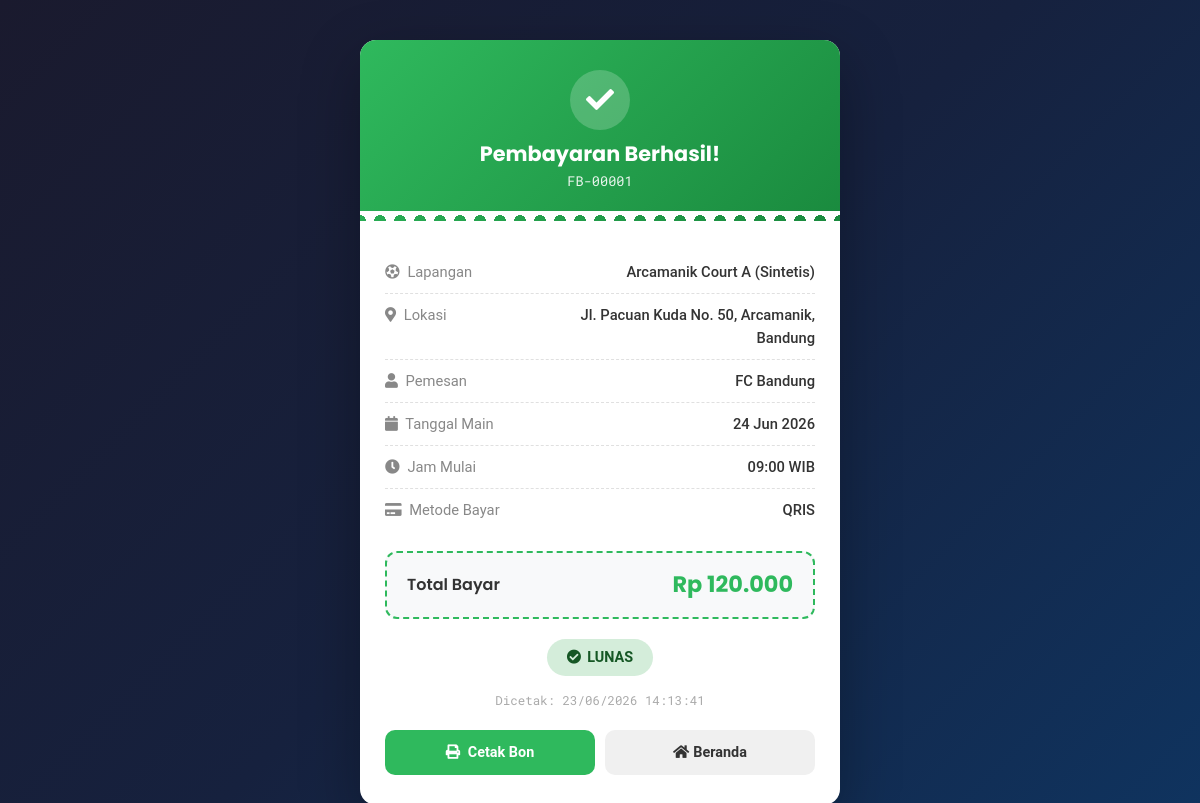
The page /bon.php?pesanan_id=1 on the database its author committed.
### tables this page shows
CREATE TABLE `pesanan` (
  `id` int(11) NOT NULL AUTO_INCREMENT,
  `lapangan_id` int(11) NOT NULL,
  `nama_pemesan` varchar(100) NOT NULL,
  `tanggal_booking` date NOT NULL,
  `jam_mulai` time NOT NULL,
  `status_pembayaran` varchar(50) NOT NULL DEFAULT 'Menunggu Konfirmasi',
  `status_dana` varchar(50) NOT NULL DEFAULT 'Ditahan',
  PRIMARY KEY (`id`),
  KEY `lapangan_id` (`lapangan_id`),
  CONSTRAINT `fk_pesanan_lapangan` FOREIGN KEY (`lapangan_id`) REFERENCES `lapangan` (`id`) ON DELETE CASCADE
);

CREATE TABLE `lapangan` (
  `id` int(11) NOT NULL AUTO_INCREMENT,
  `id_mitra` int(11) NOT NULL,
  `nama_lapangan` varchar(100) NOT NULL,
  `lokasi` text NOT NULL,
  `harga_per_jam` int(11) NOT NULL,
  `gambar` varchar(255) NOT NULL,
  PRIMARY KEY (`id`),
  KEY `id_mitra` (`id_mitra`),
  CONSTRAINT `fk_lapangan_mitra` FOREIGN KEY (`id_mitra`) REFERENCES `mitra` (`id`) ON DELETE CASCADE
);

### bon.php (the view, shortened to what this page needs)
<?php
include 'db.php';
$pesanan_id = intval($_GET['pesanan_id']);
$query = $conn->query("SELECT p.*, l.nama_lapangan, l.lokasi, l.harga_per_jam
                        FROM pesanan p
                        JOIN lapangan l ON p.lapangan_id = l.id
                        WHERE p.id = $pesanan_id");
$data = $query->fetch_assoc();
$no_bon = 'FB-' . str_pad($data['id'], 5, '0', STR_PAD_LEFT);
$tanggal_cetak = date('d/m/Y H:i:s');
$status = $data['status_pembayaran'];
if ($status == 'Lunas') {
    $header_bg = 'linear-gradient(135deg, #2FB95D 0%, #1a8a3e 100%)';
    $icon = '<i class="fas fa-check"></i>';
    $title = 'Pembayaran Berhasil!';
    $badge_bg = '#d4edda';
    $badge_color = '#155724';
    $badge_text = '<i class="fas fa-check-circle"></i> LUNAS';
}
?>
<!DOCTYPE html>
<html lang="id">
<head>
    <link href="https://cdnjs.cloudflare.com/ajax/libs/font-awesome/5.10.0/css/all.min.css" rel="stylesheet">
    <link href="https://cdn.jsdelivr.net/npm/bootstrap@5.3.0/dist/css/bootstrap.min.css" rel="stylesheet">
</head>
<body>
    <div class="bon-container">
        <div class="bon-card">
            <div class="bon-header" style="background: <?php echo $header_bg; ?>;">
                <div class="check-icon">
                    <?php echo $icon; ?>
                </div>
                <h4><?php echo $title; ?></h4>
                <div class="bon-number"><?php echo $no_bon; ?></div>
            </div>
            <div class="bon-body">
                <div class="bon-row">
                    <span class="label"><i class="fa fa-futbol me-1"></i> Lapangan</span>
                    <span class="value"><?php echo htmlspecialchars($data['nama_lapangan']); ?></span>
                </div>
                <div class="bon-row">
                    <span class="label"><i class="fa fa-map-marker-alt me-1"></i> Lokasi</span>
                    <span class="value"><?php echo htmlspecialchars($data['lokasi']); ?></span>
                </div>
                <div class="bon-row">
                    <span class="label"><i class="fa fa-user me-1"></i> Pemesan</span>
                    <span class="value"><?php echo htmlspecialchars($data['nama_pemesan']); ?></span>
                </div>
                <div class="bon-row">
                    <span class="label"><i class="fa fa-calendar me-1"></i> Tanggal Main</span>
                    <span class="value"><?php echo date('d M Y', strtotime($data['tanggal_booking'])); ?></span>
                </div>
                <div class="bon-row">
                    <span class="label"><i class="fa fa-clock me-1"></i> Jam Mulai</span>
                    <span class="value"><?php echo substr($data['jam_mulai'], 0, 5) . ' WIB'; ?></span>
                </div>
                <div class="bon-row">
                    <span class="label"><i class="fa fa-credit-card me-1"></i> Metode Bayar</span>
                    <span class="value">QRIS</span>
                </div>
            </div>
            <div class="bon-total">
                <span class="label">Total Bayar</span>
                <span class="amount">Rp <?php echo number_format($data['harga_per_jam'], 0, ',', '.'); ?></span>
            </div>
            <div class="bon-footer">
                <div class="status-badge" style="background: <?php echo $badge_bg; ?>; color: <?php echo $badge_color; ?>;">
                    <?php echo $badge_text; ?>
                </div>
                <div class="timestamp">Dicetak: <?php echo $tanggal_cetak; ?></div>
                <div class="btn-actions">
                    <?php if($status == 'Lunas'): ?>
                        <button onclick="window.print()" class="btn btn-print">
                            <i class="fa fa-print me-1"></i> Cetak Bon
                        </button>
                    <?php else: ?>
                        <a href="bon.php?pesanan_id=<?php echo $pesanan_id; ?>" class="btn btn-pending d-flex align-items-center justify-content-center">
                            <i class="fas fa-sync-alt me-1"></i> Refresh Status
                        </a>
                    <?php endif; ?>
                    <a href="index.php" class="btn btn-home">
                        <i class="fa fa-home me-1"></i> Beranda
                    </a>
                </div>
            </div>
        </div>
    </div>
</body>
</html>

### bon.php (style rules this page uses)
body { background: linear-gradient(135deg, #1a1a2e 0%, #16213e 50%, #0f3460 100%); min-height: 100vh; display: flex; align-items: center; justify-content: center; font-family: 'Roboto', sans-serif; padding: 40px 15px; }
.bon-container { max-width: 480px; width: 100%; }
.bon-card { background: #ffffff; border-radius: 16px; overflow: hidden; box-shadow: 0 20px 60px rgba(0, 0, 0, 0.3); position: relative; }
.bon-header { color: white; padding: 30px 25px; text-align: center; position: relative; }
.bon-header::after { content: ''; position: absolute; bottom: -10px; left: 0; right: 0; height: 20px; background: radial-gradient(circle, transparent 6px, #ffffff 6px); background-size: 20px 20px; background-position: 10px 0; }
.bon-header .check-icon { width: 60px; height: 60px; border-radius: 50%; background: rgba(255,255,255,0.2); display: flex; align-items: center; justify-content: center; margin: 0 auto 12px; font-size: 28px; animation: popIn 0.5s ease-out; }
.bon-header h4 { font-family: 'Poppins', sans-serif; font-weight: 700; margin: 0; font-size: 1.3rem; }
.bon-header .bon-number { font-family: 'Roboto Mono', monospace; font-size: 0.85rem; opacity: 0.9; margin-top: 4px; }
.bon-body { padding: 30px 25px 20px; }
.bon-row { display: flex; justify-content: space-between; padding: 10px 0; border-bottom: 1px dashed #e0e0e0; font-size: 0.92rem; }
.bon-row:last-child { border-bottom: none; }
.bon-row .label { color: #888; font-weight: 400; }
.bon-row .value { color: #333; font-weight: 500; text-align: right; max-width: 60%; }
.bon-total { background: #f8f9fa; margin: 0 25px; padding: 15px 20px; border-radius: 12px; display: flex; justify-content: space-between; align-items: center; border: 2px dashed #2FB95D; }
.bon-total .label { font-family: 'Poppins', sans-serif; font-weight: 600; color: #333; font-size: 1rem; }
.bon-total .amount { font-family: 'Poppins', sans-serif; font-weight: 700; color: #2FB95D; font-size: 1.4rem; }
.bon-footer { padding: 20px 25px 30px; text-align: center; }
.bon-footer .status-badge { display: inline-flex; align-items: center; gap: 6px; padding: 8px 20px; border-radius: 50px; font-weight: 600; font-size: 0.9rem; margin-bottom: 15px; }
.bon-footer .timestamp { font-size: 0.78rem; color: #aaa; font-family: 'Roboto Mono', monospace; }
.btn-actions { display: flex; gap: 10px; margin-top: 20px; }
.btn-actions .btn { flex: 1; padding: 12px; border-radius: 10px; font-weight: 600; font-size: 0.9rem; text-decoration: none; }
.btn-print { background: #2FB95D; color: white; border: none; }
.btn-home { background: #f0f0f0; color: #333; border: none; display: flex; align-items: center; justify-content: center; }

### rows shown on the page
pesanan: status_pembayaran "Pembayaran Berhasil!", id "FB-00001", lapangan.nama_lapangan "Arcamanik Court A (Sintetis)", lapangan.lokasi "Jl. Pacuan Kuda No. 50, Arcamanik, Bandung", nama_pemesan "FC Bandung", tanggal_booking "24 Jun 2026", jam_mulai "09:00", lapangan.harga_per_jam "120.000"
